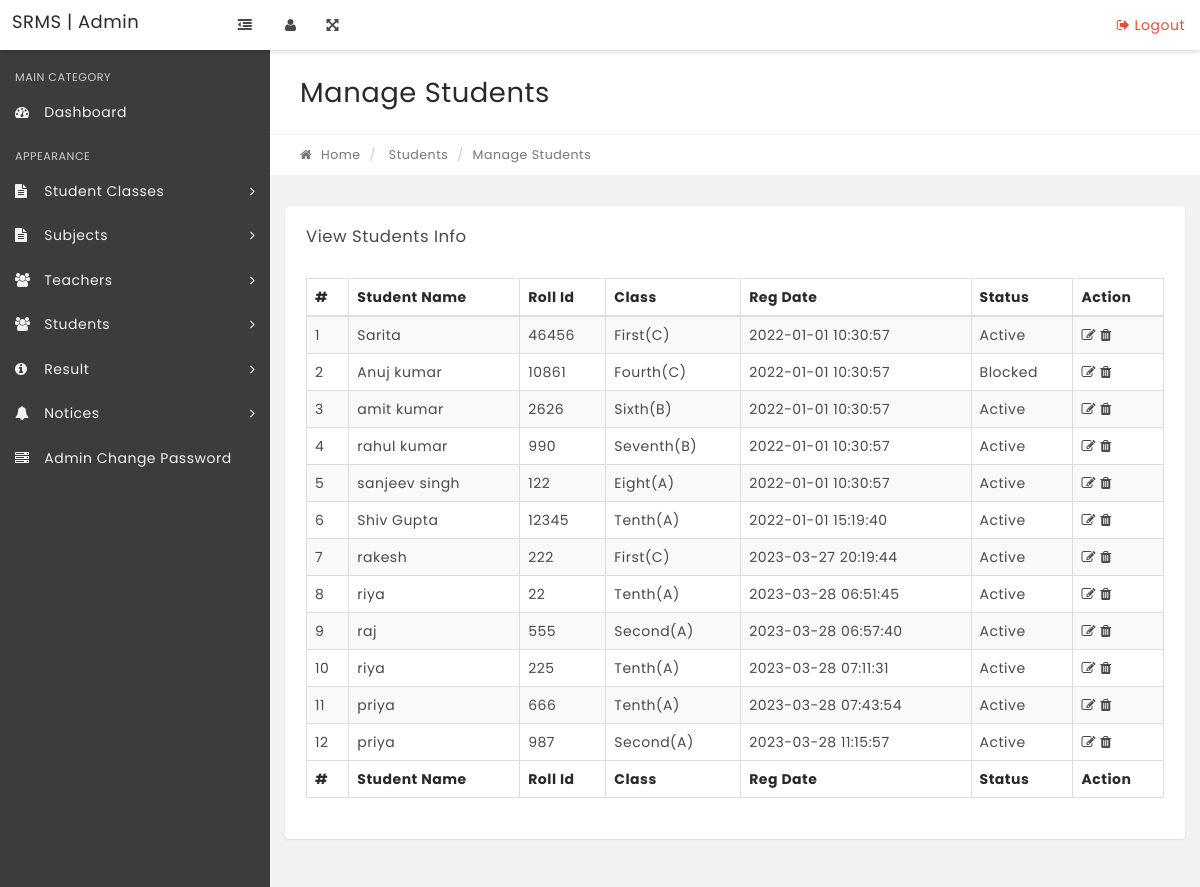
Before: /manage-students.php with the older database file.
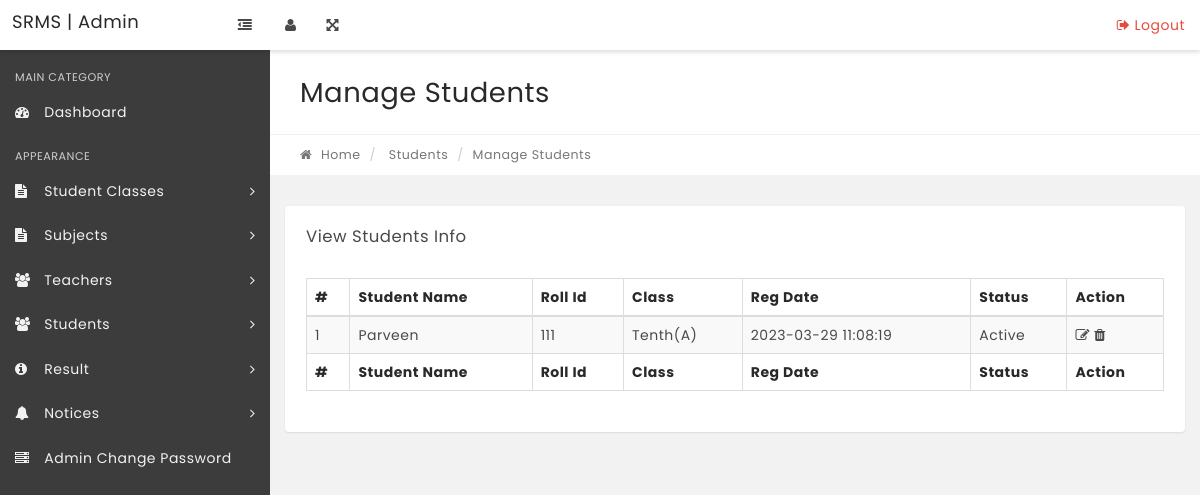
After: the same page with the newer database file.
### tables this page shows
CREATE TABLE `tblstudents` (
  `StudentId` int(11) NOT NULL,
  `StudentName` varchar(100) DEFAULT NULL,
  `RollId` varchar(100) DEFAULT NULL,
  `StudentEmail` varchar(100) DEFAULT NULL,
  `Gender` varchar(10) DEFAULT NULL,
  `DOB` varchar(100) DEFAULT NULL,
  `ClassId` int(11) DEFAULT NULL,
  `RegDate` timestamp NULL DEFAULT current_timestamp(),
  `UpdationDate` timestamp NULL DEFAULT NULL,
  `Status` int(1) DEFAULT NULL,
  `FatherName` varchar(100) NOT NULL,
  `Contact` varchar(13) NOT NULL,
  `Address` text NOT NULL,
  `MotherName` varchar(100) NOT NULL
);

CREATE TABLE `tblclasses` (
  `id` int(11) NOT NULL,
  `ClassName` varchar(80) DEFAULT NULL,
  `ClassNameNumeric` int(4) DEFAULT NULL,
  `Section` varchar(5) DEFAULT NULL,
  `CreationDate` timestamp NULL DEFAULT current_timestamp(),
  `UpdationDate` timestamp NULL DEFAULT NULL
);

### manage-students.php (the view, shortened to what the changed rows need)
<?php
include('includes/config.php');
if(strlen($_SESSION['alogin'])=="")
    {
    header("Location: index.php");
    }
    else{
?>
<!DOCTYPE html>
<html lang="en">
    <head>
        <link rel="stylesheet" href="css/bootstrap.min.css" media="screen" >
        <link rel="stylesheet" href="css/font-awesome.min.css" media="screen" >
        <link rel="stylesheet" href="css/animate-css/animate.min.css" media="screen" >
        <link rel="stylesheet" href="css/lobipanel/lobipanel.min.css" media="screen" >
        <link rel="stylesheet" href="css/prism/prism.css" media="screen" >
        <link rel="stylesheet" type="text/css" href="js/DataTables/datatables.min.css"/>
        <link rel="stylesheet" href="css/main.css" media="screen" >
    </head>
    <body class="top-navbar-fixed">
        <div class="main-wrapper">
            <div class="content-wrapper">
                <div class="content-container">
                    <div class="main-page">
                        <div class="container-fluid">
                            <div class="row page-title-div">
                                <div class="col-md-6">
                                    <h2 class="title">Manage Students</h2>
                                </div>
                            </div>
                        </div>
                        <section class="section">
                            <div class="container-fluid">
                                <div class="row">
                                    <div class="col-md-12">
                                        <div class="panel">
                                            <div class="panel-body p-20">
                                                <table id="example" class="display table table-striped table-bordered" cellspacing="0" width="100%">
                                                    <thead>
                                                        <tr>
                                                            <th>#</th>
                                                            <th>Student Name</th>
                                                            <th>Roll Id</th>
                                                            <th>Class</th>
                                                            <th>Reg Date</th>
                                                            <th>Status</th>
                                                            <th>Action</th>
                                                        </tr>
                                                    </thead>
                                                    <tfoot>
                                                        <tr>
                                                          <th>#</th>
                                                            <th>Student Name</th>
                                                            <th>Roll Id</th>
                                                            <th>Class</th>
                                                            <th>Reg Date</th>
                                                            <th>Status</th>
                                                            <th>Action</th>
                                                        </tr>
                                                    </tfoot>
                                                    <tbody>
<?php $sql = "SELECT tblstudents.StudentName,tblstudents.RollId,tblstudents.RegDate,tblstudents.StudentId,tblstudents.Status,tblclasses.ClassName,tblclasses.Section from tblstudents join tblclasses on tblclasses.id=tblstudents.ClassId";
$query = $dbh->prepare($sql);
$query->execute();
$results=$query->fetchAll(PDO::FETCH_OBJ);
$cnt=1;
if($query->rowCount() > 0)
{
foreach($results as $result)
{   ?>
<tr>
 <td><?php echo htmlentities($cnt);?></td>
                                                            <td><?php echo htmlentities($result->StudentName);?></td>
                                                            <td><?php echo htmlentities($result->RollId);?></td>
                                                            <td><?php echo htmlentities($result->ClassName);?>(<?php echo htmlentities($result->Section);?>)</td>
                                                            <td><?php echo htmlentities($result->RegDate);?></td>
                                                             <td><?php if($result->Status==1){
echo htmlentities('Active');
}
else{
   echo htmlentities('Blocked');
}
                                                                ?></td>
<td>
<a href="edit-student.php?stid=<?php echo htmlentities($result->StudentId);?>"><i class="fa fa-edit" title="Edit Record"></i> </a>
<a href="javascript::void" onclick="return confirmDelete('<?php echo $result->StudentName ?>', '<?php echo $result->StudentId ?>')"><i class="fa fa-trash" title="Delete Record"></i> </a>
</td>
</tr>
<?php $cnt=$cnt+1;}} ?>
                                                    </tbody>
                                                </table>
                                            </div>
                                        </div>
                                    </div>
                                                </div>
                                            </div>
                                        </div>
                                    </div>
                                </div>
                            </div>
    </body>
</html>
<?php } ?>

Changed rows visible on the page:
removed tblstudents: StudentName "Sarita", RollId "46456", ClassId.ClassName "First", ClassId.Section "C", RegDate "2022-01-01 10:30:57"
removed tblstudents: StudentName "Anuj kumar", RollId "10861", ClassId.ClassName "Fourth", ClassId.Section "C", RegDate "2022-01-01 10:30:57"
removed tblstudents: StudentName "amit kumar", RollId "2626", ClassId.ClassName "Sixth", ClassId.Section "B", RegDate "2022-01-01 10:30:57"
removed tblstudents: StudentName "rahul kumar", RollId "990", ClassId.ClassName "Seventh", ClassId.Section "B", RegDate "2022-01-01 10:30:57"
removed tblstudents: StudentName "sanjeev singh", RollId "122", ClassId.ClassName "Eight", ClassId.Section "A", RegDate "2022-01-01 10:30:57"
removed tblstudents: StudentName "Shiv Gupta", RollId "12345", ClassId.ClassName "Tenth", ClassId.Section "A", RegDate "2022-01-01 15:19:40"
removed tblstudents: StudentName "rakesh", RollId "222", ClassId.ClassName "First", ClassId.Section "C", RegDate "2023-03-27 20:19:44"
removed tblstudents: StudentName "riya", RollId "22", ClassId.ClassName "Tenth", ClassId.Section "A", RegDate "2023-03-28 06:51:45"
removed tblstudents: StudentName "raj", RollId "555", ClassId.ClassName "Second", ClassId.Section "A", RegDate "2023-03-28 06:57:40"
removed tblstudents: StudentName "riya", RollId "225", ClassId.ClassName "Tenth", ClassId.Section "A", RegDate "2023-03-28 07:11:31"
removed tblstudents: StudentName "priya", RollId "666", ClassId.ClassName "Tenth", ClassId.Section "A", RegDate "2023-03-28 07:43:54"
removed tblstudents: StudentName "priya", RollId "987", ClassId.ClassName "Second", ClassId.Section "A", RegDate "2023-03-28 11:15:57"
added tblstudents: StudentName "Parveen", RollId "111", ClassId.ClassName "Tenth", ClassId.Section "A", RegDate "2023-03-29 11:08:19"
